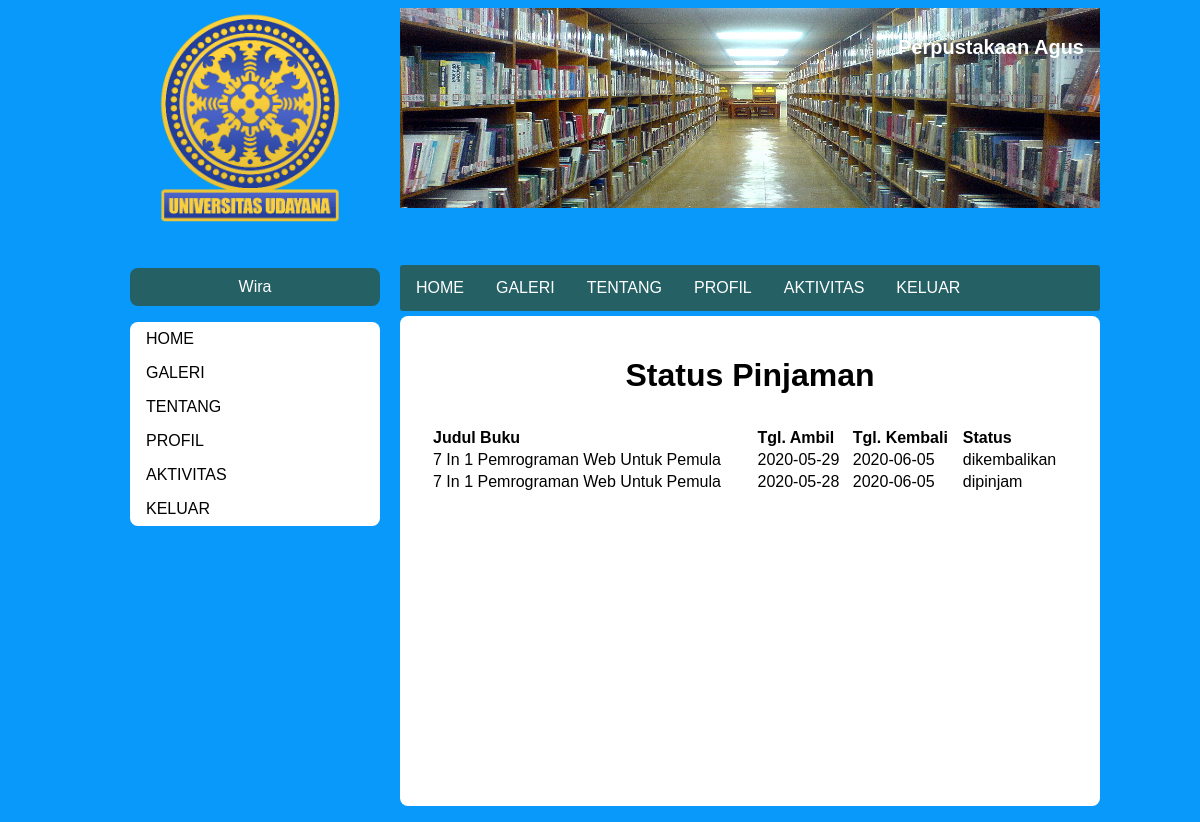
Page /peminjaman_user.php (signed in) on the committed database.
### tables this page shows
CREATE TABLE `pinjaman` (
  `id_pinjam` int(11) NOT NULL,
  `id_buku` int(11) NOT NULL,
  `id_user` int(11) NOT NULL,
  `tgl_ambil` date NOT NULL,
  `tgl_kembali` date NOT NULL,
  `status` enum('mohon','dipinjam','dikembalikan','batal') NOT NULL DEFAULT 'mohon'
);

CREATE TABLE `buku` (
  `id_buku` int(11) NOT NULL,
  `judul` varchar(100) NOT NULL,
  `tahun` int(11) NOT NULL,
  `penulis` varchar(100) NOT NULL,
  `ISBN` varchar(13) NOT NULL,
  `pic` varchar(100) NOT NULL,
  `kategori` varchar(32) NOT NULL,
  `rak` int(11) NOT NULL,
  `stok` int(11) NOT NULL
);

### koneksi.php (called while the page is built, shortened)
<?php
class database{
	var $host = "localhost";
	var $username = "root";
	var $password = "";
	var $database = "perpustakaan";
	function __construct(){
		$this->koneksi = mysqli_connect($this->host, $this->username, $this->password,$this->database);
	}
}
?>

### peminjaman_user.php (the view, shortened to what this page needs)
<!DOCTYPE html>
<html lang="en">
<head>
    <?php include "style.php"; ?>
    <link rel="stylesheet" href="css/kontak.css">
</head>
<?php
$id_user = $_SESSION['id'];
$query = "SELECT * FROM pinjaman INNER JOIN buku WHERE pinjaman.id_buku=buku.id_buku AND pinjaman.id_user=$id_user;"
?>
<body>
    <div id="main-content">
        <?php include 'header_dan_sidebar.php';?>
        <div id="isi">
            <center>
                <h1 style="text-align: center;">Status Pinjaman</h1>
                <table style="text-align: left;padding:10px;width:100%;">
                    <tr>
                        <th>Judul Buku</th>
                        <th>Tgl. Ambil</th>
                        <th>Tgl. Kembali</th>
                        <th>Status</th>
                    </tr>
                    <?php
                    include_once("koneksi.php");
                    $database = new database();
                    $result = mysqli_query($database->koneksi,$query);
                    while($pj = mysqli_fetch_assoc($result)){
                        echo "<tr>
                                <td>".$pj['judul']."</td>
                                <td>".$pj['tgl_ambil']."</td>
                                <td>".$pj['tgl_kembali']."</td>
                                <td>".$pj['status']."</td>
                            </tr>";
                    }
                    ?>
                </table>
            </center>
        </div>
    </div>
</body>
</html>

### css/user.css (style rules this page uses)
body { background-color: rgba(6, 152, 250, 0.986); }

### css/kontak.css (style rules this page uses)
* { font-family: sans-serif; }
#main-content { margin: 0 auto; width: 1000px; height: auto; }
#isi { margin-top: 8px; margin-bottom: 8px; padding: 20px; width: 660px; height: 450px; float: right; background: white; border-radius: 8px; }

### rows in the picture
pinjaman: id_buku.judul "7 In 1 Pemrograman Web Untuk Pemula", tgl_ambil "2020-05-29", tgl_kembali "2020-06-05", status "dikembalikan"
pinjaman: id_buku.judul "7 In 1 Pemrograman Web Untuk Pemula", tgl_ambil "2020-05-28", tgl_kembali "2020-06-05", status "dipinjam"

### other values in the picture
$_SESSION['nama'] "Wira"
